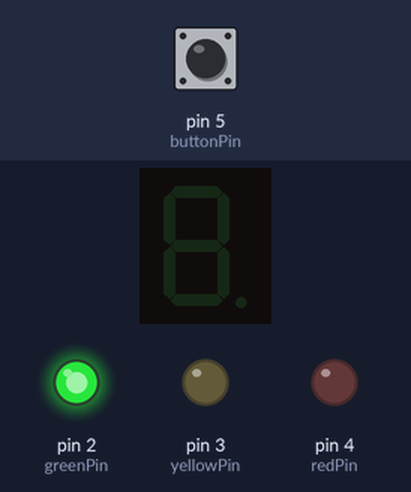
Simulated run of this sketch. Board: Arduino Uno, built with avr-gcc and run on an emulated ATmega328P. On the bench: 1-digit seven-segment display, output pins drawn as LEDs (lit = HIGH). Wiring (inferred from the names in the program): 1-digit 7-segment display, segments lit when HIGH: segments pin 6, pin 7, pin 8, pin 9, pin 10, pin 11, pin 12. Inputs (shaded band) come from the test bench; at power-on: pin 5 (buttonPin) HIGH. The segment pins are drawn as the display they are named for; pins used as bus, display or sensor lines are not drawn.

Above: at 1.2 s.
1.3 s: pin 5 (buttonPin) pulled LOW for 0.15 s
At 4.9 s:
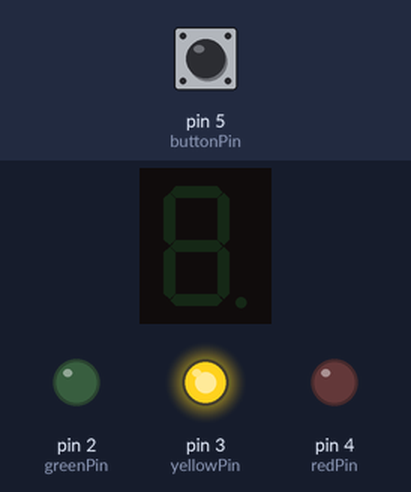
At 9.9 s:
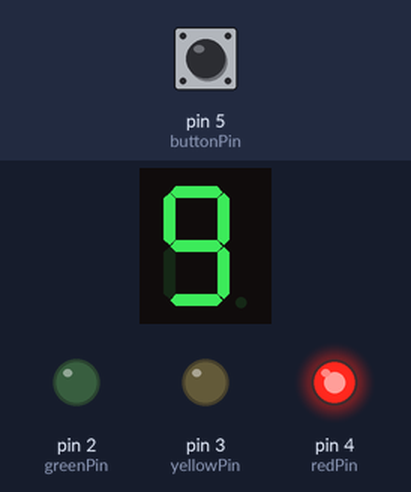
Timing chart, 0 to 11.4 s (numbered marks = the images above; inputs shaded):
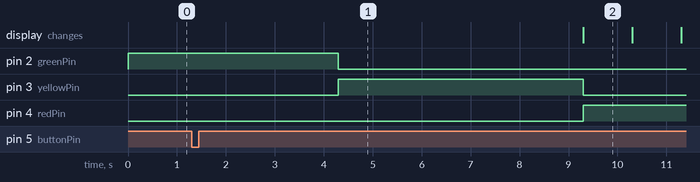

Measured:
- after the input at 1.3 s, pin 2 (greenPin): HIGH → LOW after 3.0 s; pin 3 (yellowPin): LOW → HIGH after 3.0 s, → LOW 5.0 s later; pin 4 (redPin): LOW → HIGH after 8.0 s

The sketch:

lightwithcounter.ino
```cpp
const int greenPin = 2;
const int yellowPin = 3;
const int redPin = 4;
const int buttonPin = 5;

// Segment pins for 7-segment display (a to g)
const int segmentPins[7] = {6, 7, 8, 9, 10, 11, 12};  // Adjust if needed

bool inTransition = false;

// Digit segment patterns for common cathode display (0–9)
const byte digit[10][7] = {
  {1,1,1,1,1,1,0}, // 0
  {0,1,1,0,0,0,0}, // 1
  {1,1,0,1,1,0,1}, // 2
  {1,1,1,1,0,0,1}, // 3
  {0,1,1,0,0,1,1}, // 4
  {1,0,1,1,0,1,1}, // 5
  {1,0,1,1,1,1,1}, // 6
  {1,1,1,0,0,0,0}, // 7
  {1,1,1,1,1,1,1}, // 8
  {1,1,1,1,0,1,1}  // 9
};

// Display a number on 7-segment
void displayDigit(int num) {
  for (int i = 0; i < 7; i++) {
    digitalWrite(segmentPins[i], digit[num][i]);
  }
}

void setup() {
  pinMode(greenPin, OUTPUT);
  pinMode(yellowPin, OUTPUT);
  pinMode(redPin, OUTPUT);
  pinMode(buttonPin, INPUT_PULLUP);

  for (int i = 0; i < 7; i++) {
    pinMode(segmentPins[i], OUTPUT);
  }

  digitalWrite(greenPin, HIGH);  // Start with green ON
}

void loop() {
  if (digitalRead(buttonPin) == LOW && !inTransition) {
    inTransition = true;

    delay(3000); // Wait 3 seconds after button press

    digitalWrite(greenPin, LOW);   // Green OFF
    digitalWrite(yellowPin, HIGH); // Yellow ON
    delay(5000);                   // Yellow for 5 seconds

    digitalWrite(yellowPin, LOW);  // Yellow OFF
    digitalWrite(redPin, HIGH);    // Red ON

    // Start 7-segment countdown from 9 to 0
    for (int i = 9; i >= 0; i--) {
      displayDigit(i);
      delay(1000); // Show each number for 1 second
    }

    // Turn off red and go back to green
    digitalWrite(redPin, LOW);
    digitalWrite(greenPin, HIGH);

    // Optionally clear display
    displayDigit(10); // Invalid index; all segments OFF if you code it

    inTransition = false;
  }
}
```
